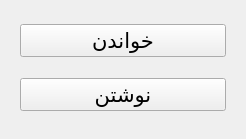
<?xml version="1.0" encoding="UTF-8"?>
<ui version="4.0">
 <class>MainWindow</class>
 <widget class="QMainWindow" name="MainWindow">
  <property name="geometry">
   <rect>
    <x>0</x>
    <y>0</y>
    <width>246</width>
    <height>139</height>
   </rect>
  </property>
  <property name="windowTitle">
   <string>MainWindow</string>
  </property>
  <widget class="QWidget" name="centralWidget">
   <layout class="QVBoxLayout" name="verticalLayout_3">
    <property name="leftMargin">
     <number>20</number>
    </property>
    <property name="topMargin">
     <number>9</number>
    </property>
    <property name="rightMargin">
     <number>20</number>
    </property>
    <item>
     <widget class="QPushButton" name="but2">
      <property name="font">
       <font>
        <pointsize>16</pointsize>
       </font>
      </property>
      <property name="text">
       <string>خواندن</string>
      </property>
     </widget>
    </item>
    <item>
     <widget class="QPushButton" name="but1">
      <property name="font">
       <font>
        <pointsize>16</pointsize>
       </font>
      </property>
      <property name="text">
       <string>نوشتن</string>
      </property>
     </widget>
    </item>
   </layout>
  </widget>
 </widget>
 <layoutdefault spacing="6" margin="11"/>
 <resources/>
 <connections/>
</ui>
